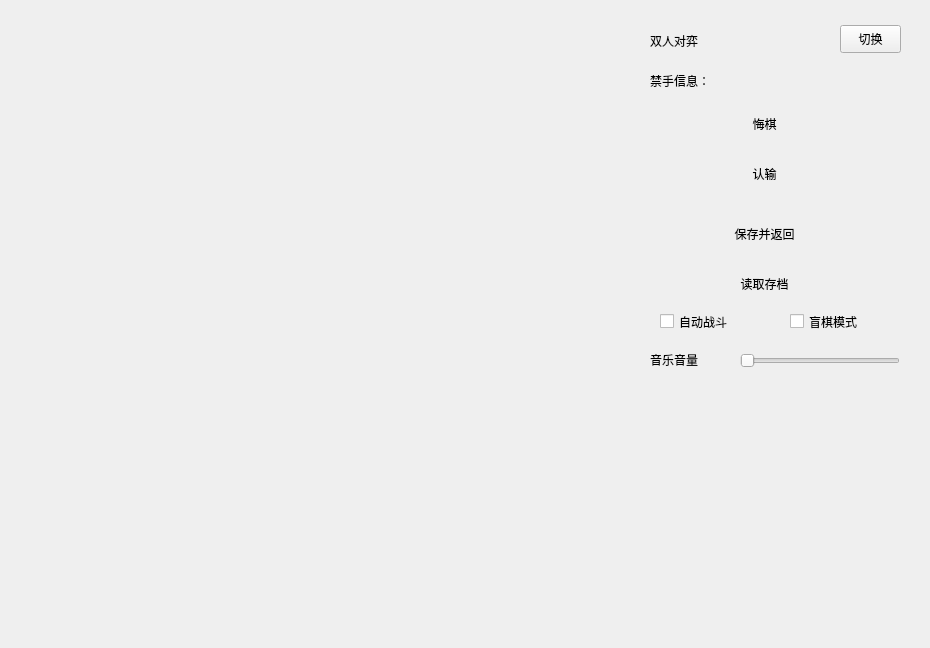
<?xml version="1.0" encoding="UTF-8"?>
<ui version="4.0">
 <class>Board</class>
 <widget class="QWidget" name="Board">
  <property name="geometry">
   <rect>
    <x>0</x>
    <y>0</y>
    <width>930</width>
    <height>648</height>
   </rect>
  </property>
  <property name="cursor">
   <cursorShape>ArrowCursor</cursorShape>
  </property>
  <property name="mouseTracking">
   <bool>true</bool>
  </property>
  <property name="windowTitle">
   <string>双人对弈</string>
  </property>
  <widget class="QLabel" name="gamemode">
   <property name="geometry">
    <rect>
     <x>650</x>
     <y>30</y>
     <width>231</width>
     <height>21</height>
    </rect>
   </property>
   <property name="text">
    <string>双人对弈</string>
   </property>
  </widget>
  <widget class="QLabel" name="rule_pro">
   <property name="geometry">
    <rect>
     <x>650</x>
     <y>70</y>
     <width>271</width>
     <height>21</height>
    </rect>
   </property>
   <property name="text">
    <string>禁手信息：</string>
   </property>
  </widget>
  <widget class="QPushButton" name="change_whofirst">
   <property name="geometry">
    <rect>
     <x>840</x>
     <y>25</y>
     <width>61</width>
     <height>28</height>
    </rect>
   </property>
   <property name="cursor">
    <cursorShape>PointingHandCursor</cursorShape>
   </property>
   <property name="text">
    <string>切换</string>
   </property>
  </widget>
  <widget class="QCheckBox" name="AutoBattle">
   <property name="geometry">
    <rect>
     <x>660</x>
     <y>310</y>
     <width>151</width>
     <height>23</height>
    </rect>
   </property>
   <property name="text">
    <string>自动战斗</string>
   </property>
  </widget>
  <widget class="QSlider" name="background_music_volume">
   <property name="geometry">
    <rect>
     <x>740</x>
     <y>350</y>
     <width>160</width>
     <height>22</height>
    </rect>
   </property>
   <property name="orientation">
    <enum>Qt::Orientation::Horizontal</enum>
   </property>
  </widget>
  <widget class="QLabel" name="label">
   <property name="geometry">
    <rect>
     <x>650</x>
     <y>350</y>
     <width>101</width>
     <height>19</height>
    </rect>
   </property>
   <property name="text">
    <string>音乐音量</string>
   </property>
  </widget>
  <widget class="QPushButton" name="chess_undo">
   <property name="geometry">
    <rect>
     <x>650</x>
     <y>110</y>
     <width>229</width>
     <height>28</height>
    </rect>
   </property>
   <property name="cursor">
    <cursorShape>PointingHandCursor</cursorShape>
   </property>
   <property name="mouseTracking">
    <bool>false</bool>
   </property>
   <property name="text">
    <string>悔棋</string>
   </property>
   <property name="iconSize">
    <size>
     <width>229</width>
     <height>36</height>
    </size>
   </property>
   <property name="flat">
    <bool>true</bool>
   </property>
  </widget>
  <widget class="QPushButton" name="chess_false">
   <property name="geometry">
    <rect>
     <x>650</x>
     <y>160</y>
     <width>229</width>
     <height>28</height>
    </rect>
   </property>
   <property name="cursor">
    <cursorShape>PointingHandCursor</cursorShape>
   </property>
   <property name="text">
    <string>认输</string>
   </property>
   <property name="flat">
    <bool>true</bool>
   </property>
  </widget>
  <widget class="QPushButton" name="save_and_exit">
   <property name="geometry">
    <rect>
     <x>650</x>
     <y>220</y>
     <width>229</width>
     <height>28</height>
    </rect>
   </property>
   <property name="cursor">
    <cursorShape>PointingHandCursor</cursorShape>
   </property>
   <property name="text">
    <string>保存并返回</string>
   </property>
   <property name="flat">
    <bool>true</bool>
   </property>
  </widget>
  <widget class="QPushButton" name="read_save">
   <property name="geometry">
    <rect>
     <x>650</x>
     <y>270</y>
     <width>229</width>
     <height>28</height>
    </rect>
   </property>
   <property name="cursor">
    <cursorShape>PointingHandCursor</cursorShape>
   </property>
   <property name="text">
    <string>读取存档</string>
   </property>
   <property name="flat">
    <bool>true</bool>
   </property>
  </widget>
  <widget class="QLabel" name="ui_button_1">
   <property name="geometry">
    <rect>
     <x>650</x>
     <y>160</y>
     <width>229</width>
     <height>28</height>
    </rect>
   </property>
   <property name="text">
    <string/>
   </property>
   <property name="pixmap">
    <pixmap resource="picture.qrc">:/pictures/button/Uni_Button_board.png</pixmap>
   </property>
  </widget>
  <widget class="QLabel" name="ui_button_2">
   <property name="geometry">
    <rect>
     <x>650</x>
     <y>220</y>
     <width>229</width>
     <height>28</height>
    </rect>
   </property>
   <property name="text">
    <string/>
   </property>
   <property name="pixmap">
    <pixmap resource="picture.qrc">:/pictures/button/Uni_Button_board.png</pixmap>
   </property>
  </widget>
  <widget class="QLabel" name="ui_button_3">
   <property name="geometry">
    <rect>
     <x>650</x>
     <y>270</y>
     <width>229</width>
     <height>28</height>
    </rect>
   </property>
   <property name="text">
    <string/>
   </property>
   <property name="pixmap">
    <pixmap resource="picture.qrc">:/pictures/button/Uni_Button_board.png</pixmap>
   </property>
  </widget>
  <widget class="QLabel" name="ui_button_4">
   <property name="geometry">
    <rect>
     <x>650</x>
     <y>110</y>
     <width>229</width>
     <height>28</height>
    </rect>
   </property>
   <property name="text">
    <string/>
   </property>
   <property name="pixmap">
    <pixmap resource="picture.qrc">:/pictures/button/Uni_Button_board.png</pixmap>
   </property>
  </widget>
  <widget class="QCheckBox" name="blindchess">
   <property name="geometry">
    <rect>
     <x>790</x>
     <y>310</y>
     <width>151</width>
     <height>23</height>
    </rect>
   </property>
   <property name="text">
    <string>盲棋模式</string>
   </property>
  </widget>
  <zorder>ui_button_3</zorder>
  <zorder>ui_button_2</zorder>
  <zorder>ui_button_1</zorder>
  <zorder>ui_button_4</zorder>
  <zorder>gamemode</zorder>
  <zorder>rule_pro</zorder>
  <zorder>change_whofirst</zorder>
  <zorder>AutoBattle</zorder>
  <zorder>background_music_volume</zorder>
  <zorder>label</zorder>
  <zorder>chess_undo</zorder>
  <zorder>chess_false</zorder>
  <zorder>save_and_exit</zorder>
  <zorder>read_save</zorder>
  <zorder>blindchess</zorder>
 </widget>
 <resources>
  <include location="picture.qrc"/>
 </resources>
 <connections/>
</ui>
